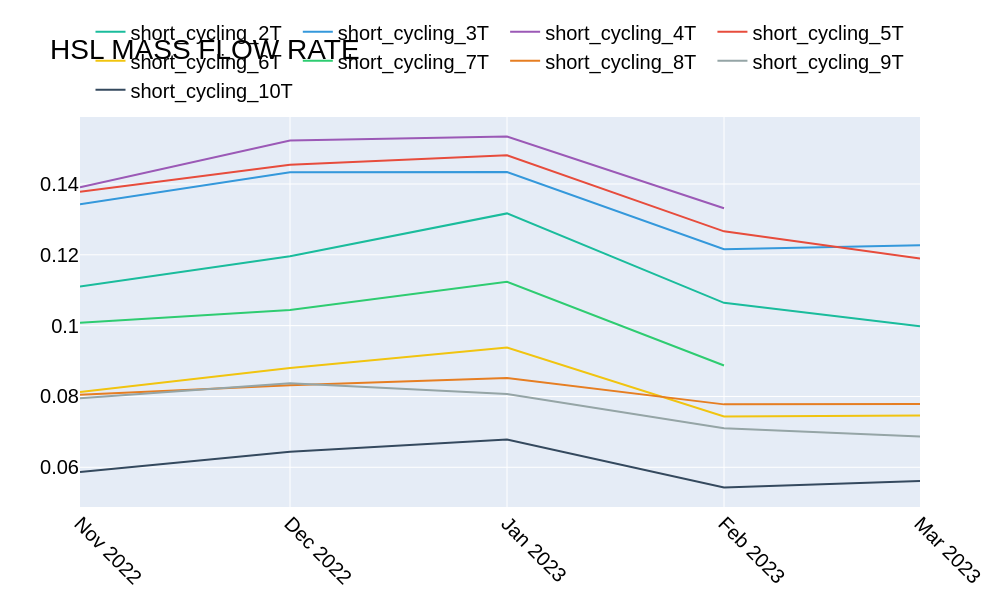

Write notebook code for a chart like this one.
### Markdown cell above
### Means by month

### Code cell
fig = plot_dfs_line_grouped_by_month(dfs = list(unified.values()),
                                     names=list(unified.keys()),
                                     colors = colors[:df_num],
                                     variable='heat_source_load_side_mass_flow_rate')
fig.update_layout(title='HSL MASS FLOW RATE',
                  xaxis_title=None,
                  yaxis_title=None)
#fig.write_image("/workspaces/python-plot-env/outputs/month_plr.png")
fig.show()

### Figure 1 — Plotly figure (JSON) as saved in the notebook; plotly's stock layout.template omitted (floating-point values rounded to 4 significant figures)
{"data": [{"line": {"color": "#1ABC9C"}, "mode": "lines", "name": "short_cycling_2T", "type": "scatter", "x": ["2022-11-01T00:00:00.000000000", "2022-12-01T00:00:00.000000000", "2023-01-01T00:00:00.000000000", "2023-02-01T00:00:00.000000000", "2023-03-01T00:00:00.000000000"], "y": [0.111, 0.1196, 0.1317, 0.1064, 0.09984]}, {"line": {"color": "#3498DB"}, "mode": "lines", "name": "short_cycling_3T", "type": "scatter", "x": ["2022-11-01T00:00:00.000000000", "2022-12-01T00:00:00.000000000", "2023-01-01T00:00:00.000000000", "2023-02-01T00:00:00.000000000", "2023-03-01T00:00:00.000000000"], "y": [0.1343, 0.1433, 0.1434, 0.1216, 0.1227]}, {"line": {"color": "#9B59B6"}, "mode": "lines", "name": "short_cycling_4T", "type": "scatter", "x": ["2022-11-01T00:00:00.000000000", "2022-12-01T00:00:00.000000000", "2023-01-01T00:00:00.000000000", "2023-02-01T00:00:00.000000000"], "y": [0.1391, 0.1523, 0.1534, 0.1332]}, {"line": {"color": "#E74C3C"}, "mode": "lines", "name": "short_cycling_5T", "type": "scatter", "x": ["2022-11-01T00:00:00.000000000", "2022-12-01T00:00:00.000000000", "2023-01-01T00:00:00.000000000", "2023-02-01T00:00:00.000000000", "2023-03-01T00:00:00.000000000"], "y": [0.1378, 0.1454, 0.1481, 0.1266, 0.1189]}, {"line": {"color": "#F1C40F"}, "mode": "lines", "name": "short_cycling_6T", "type": "scatter", "x": ["2022-11-01T00:00:00.000000000", "2022-12-01T00:00:00.000000000", "2023-01-01T00:00:00.000000000", "2023-02-01T00:00:00.000000000", "2023-03-01T00:00:00.000000000"], "y": [0.08123, 0.08804, 0.0938, 0.07435, 0.07466]}, {"line": {"color": "#2ECC71"}, "mode": "lines", "name": "short_cycling_7T", "type": "scatter", "x": ["2022-11-01T00:00:00.000000000", "2022-12-01T00:00:00.000000000", "2023-01-01T00:00:00.000000000", "2023-02-01T00:00:00.000000000"], "y": [0.1009, 0.1044, 0.1124, 0.08876]}, {"line": {"color": "#E67E22"}, "mode": "lines", "name": "short_cycling_8T", "type": "scatter", "x": ["2022-11-01T00:00:00.000000000", "2022-12-01T00:00:00.000000000", "2023-01-01T00:00:00.000000000", "2023-02-01T00:00:00.000000000", "2023-03-01T00:00:00.000000000"], "y": [0.08048, 0.08313, 0.08518, 0.07777, 0.0779]}, {"line": {"color": "#95A5A6"}, "mode": "lines", "name": "short_cycling_9T", "type": "scatter", "x": ["2022-11-01T00:00:00.000000000", "2022-12-01T00:00:00.000000000", "2023-01-01T00:00:00.000000000", "2023-02-01T00:00:00.000000000", "2023-03-01T00:00:00.000000000"], "y": [0.07949, 0.08373, 0.0807, 0.07104, 0.06872]}, {"line": {"color": "#34495E"}, "mode": "lines", "name": "short_cycling_10T", "type": "scatter", "x": ["2022-11-01T00:00:00.000000000", "2022-12-01T00:00:00.000000000", "2023-01-01T00:00:00.000000000", "2023-02-01T00:00:00.000000000", "2023-03-01T00:00:00.000000000"], "y": [0.05864, 0.06439, 0.06787, 0.05429, 0.05614]}], "layout": {"font": {"color": "black", "family": "Arial, sans-serif", "size": 20}, "height": 600, "legend": {"font": {"size": 20}, "orientation": "h", "x": 0.5, "xanchor": "center", "y": 1.02, "yanchor": "bottom"}, "showlegend": true, "title": {"text": "HSL MASS FLOW RATE"}, "width": 1000, "xaxis": {"tickangle": 45, "tickformat": "%b %Y", "tickvals": ["2022-11-01T00:00:00", "2022-12-01T00:00:00", "2023-01-01T00:00:00", "2023-02-01T00:00:00", "2023-03-01T00:00:00"], "title": {}}, "yaxis": {"title": {}}}}
